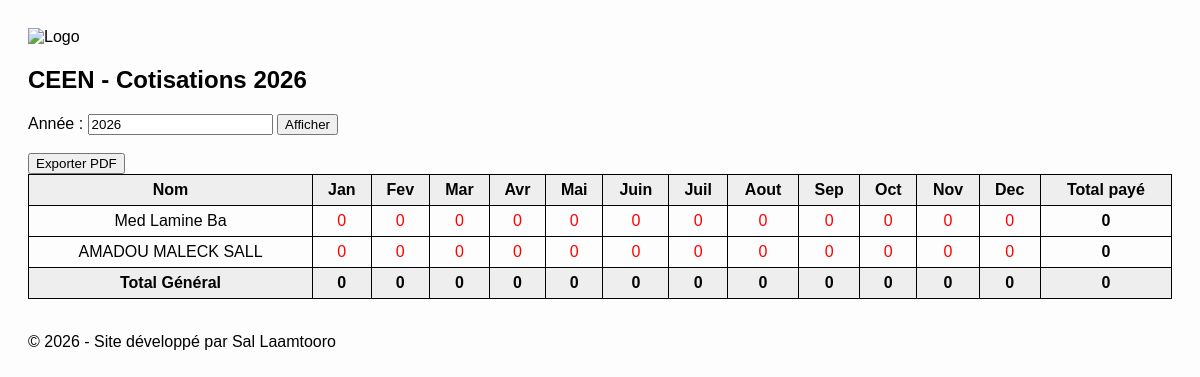
/CEEN, run on the app's committed database.
### tables this page shows
CREATE TABLE Member (
            id INTEGER PRIMARY KEY AUTOINCREMENT,
            name TEXT NOT NULL,
            association TEXT NOT NULL
        );

### app.py (the view)
@app.route("/<association>", methods=["GET", "POST"])
def public_view(association):
    association = association.strip().upper()
    year_selected = request.form.get("year") if request.method=="POST" else None
    if not year_selected:
        from datetime import date
        year_selected = date.today().year
    year_selected = str(year_selected)
    conn = sqlite3.connect(DB_FILE)
    c = conn.cursor()
    c.execute("SELECT id, name FROM Member WHERE UPPER(association)=?", (association,))
    members = c.fetchall()
    table_data = []
    total_per_month = {m:0 for m in MONTHS}
    total_general = 0
    for member_id, member_name in members:
        row_months = {}
        member_total = 0
        for month in MONTHS:
            c.execute("""
                SELECT SUM(amount) FROM Payment
                WHERE member_id=? AND TRIM(month)=? AND year=?
            """, (member_id, month, year_selected))
            result = c.fetchone()[0]
            amount = result if result else 0
            row_months[month] = amount
            member_total += amount
            total_per_month[month] += amount
        total_general += member_total
        table_data.append({
            "name": member_name,
            "months": row_months,
            "total": member_total
        })
    conn.close()
    return render_template(
        "public.html",
        association=association,
        year=year_selected,
        months=MONTHS,
        table_data=table_data,
        total_per_month=total_per_month,
        total_general=total_general
    )

### templates/public.html (shortened to what this page needs)
<!DOCTYPE html>
<html>
<head>
</head>
<body>
<header>
        <img src="{{ url_for('static', filename='logo.jpg') }}" alt="Logo" width="200">
</header>
<h2>{{ association }} - Cotisations {{ year }}</h2>
<form method="POST">
    <label>Année :</label>
    <input type="number" name="year" value="{{ year }}">
    <button type="submit">Afficher</button>
</form>
<br>
<a href="/export/{{ association }}/{{ year }}">
    <button>Exporter PDF</button>
</a>
<br>
<table>
<tr>
    <th>Nom</th>
    {% for m in months %}
        <th>{{ m }}</th>
    {% endfor %}
    <th>Total payé</th>
</tr>
{% for row in table_data %}
<tr>
    <td>{{ row.name }}</td>
    {% for m in months %}
        <td>
            {% if row.months[m] > 0 %}
                <span class="paid">{{ row.months[m] }}</span>
            {% else %}
                <span class="unpaid">0</span>
            {% endif %}
        </td>
    {% endfor %}
    <td><strong>{{ row.total }}</strong></td>
</tr>
{% endfor %}
<tr>
    <th>Total Général</th>
    {% for m in months %}
        <th>{{ total_per_month[m] }}</th>
    {% endfor %}
    <th>{{ total_general }}</th>
</tr>
</table>
<br>
<p>© 2026 - Site développé par Sal Laamtooro</p>
</body>
</html>

### templates/public.html (style rules this page uses)
body { font-family: Arial; padding:20px; background:#fdfdfd; }
table { border-collapse: collapse; width:100%; }
th, td { border:1px solid black; padding:6px; text-align:center; }
th { background:#eee; }
.unpaid { color:red; }

### data on the page
Member: name "Med Lamine Ba", total "0"
Member: name "AMADOU MALECK SALL", total "0"

### other printed values
{{ association }} "CEEN"
{{ year }} "2026"
{{ m }} "Jan" "Fev" "Mar" "Avr" "Mai" "Juin" "Juil" "Aout" "Sep" "Oct" "Nov" "Dec"
{{ total_per_month[m] }} "0" "0" "0" "0" "0" "0" "0" "0" "0" "0" "0" "0"
{{ total_general }} "0"
